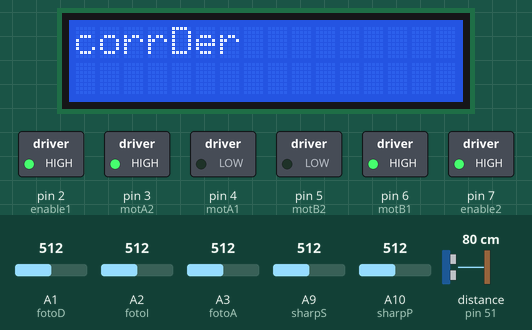
Recording of a sketch running on a simulated Arduino Mega 2560, built with avr-gcc and run on an emulated ATmega2560. Parts: 16×2 character LCD, switched loads named in the sketch (green lamp = pin HIGH). Wiring (inferred from the names in the program): ultrasonic range finder: trigger pin 53; echo pin 51. Inputs (shaded band) come from the test bench; at power-on: A9 (sharpS) = 512, A10 (sharpP) = 512, distance to the obstacle (sensor on pin 51) 80 cm, A1 (fotoD) = 512, A2 (fotoI) = 512, A3 (fotoA) = 512. The echo pulse lasts 58.3 µs per cm; pins used as bus, display or sensor lines are not drawn.

Above: at 1.2 s.
1.3 s: A9 (sharpS) set to 321
2.8 s: A9 (sharpS) set to 297
At 4.0 s:
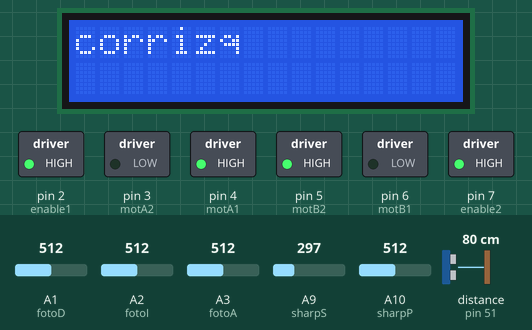
5.0 s: A10 (sharpP) set to 331
6.5 s: A10 (sharpP) set to 301
At 7.5 s:
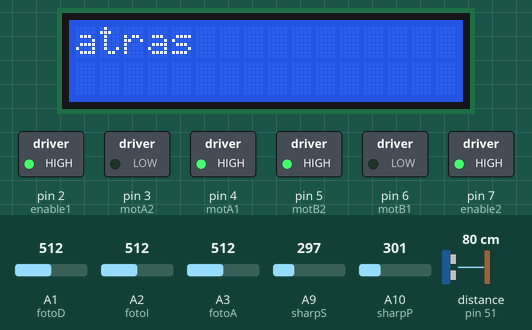
8.2 s: distance to the obstacle (sensor on pin 51) set to 2 cm
At 8.6 s:
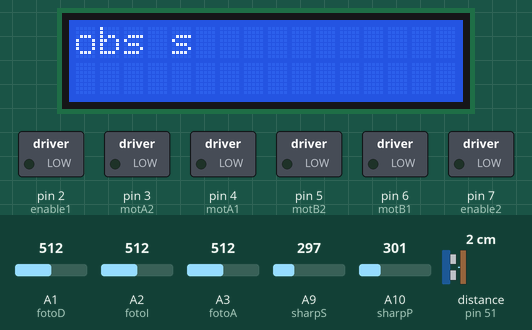
10.2 s: distance to the obstacle (sensor on pin 51) set to 9 cm
11.7 s: distance to the obstacle (sensor on pin 51) set to 12 cm
At 11.83 s:
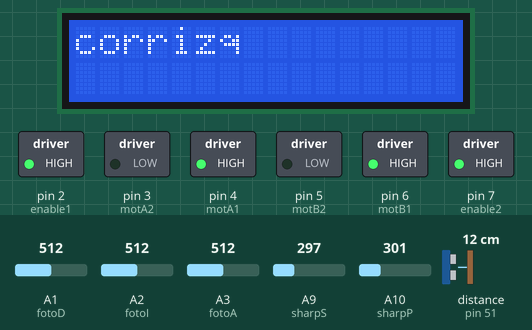
Timing chart, 0 to 14.4 s (numbered marks = the images above; inputs shaded):
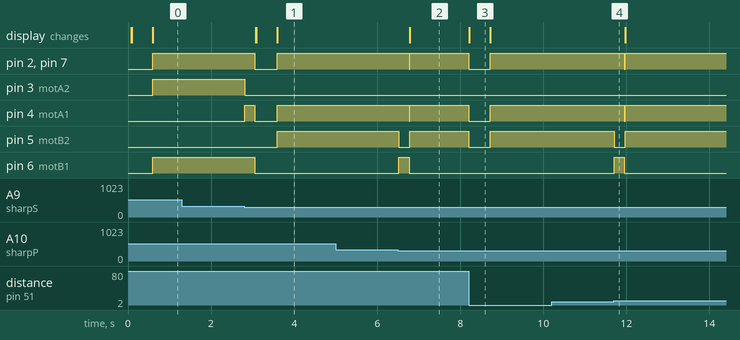

The sketch:

robot.ino
```cpp
#include <LiquidCrystal_I2C.h> //Incluimos la libreria para comunicarnos por I2C con el LCD
LiquidCrystal_I2C lcd(0x27,16,2);
#define motA1 4 // Pin de control del motor A
#define motA2 3 // Pin de control del motor A
#define motB1 6 // Pin de control del motor b
#define motB2 5 // Pin de control del motor b
#define enable1 2 // Enable motor 1
#define enable2 7 // Enable motor 2
#define voltaje A0 // medidor de voltaje
#define fotoD A1 // primer fotoresistor
#define fotoI A2 // segundo fotoresistor
#define fotoA A3 // tercer fotoresistor
#define fotoRC A4 // cuarto fotoresistor
#define trig 53 // pin de trigger
#define echo 51 // pin de echo
#define sharpP A10 // primer sensor sharp
#define sharpS A9 // segundo sensor sharp

int estado;
String estador;
float L_LDR, R_LDR, B_LDR, vsharpP, vsharpS, voltajeSistema, diferencia_luz; //definimos las variables que guardaran lo obtenido por los pines
float US_Sensor, US_Sensor2;
int battery;
float B_UMBRAL = 320;
float UMBRAL_SUPERIOR = 500;
float UMBRAL_INFERIOR= -550;
void setup() {
// put your setup code here, to run once:
// Definimos la comunicaciòn serial e inicializamos todos nuestros puertos como salidas y el de echo del ultrasonico como entrada
  Serial.begin(9600);
  pinMode(motA1, OUTPUT);
  pinMode(motA2, OUTPUT);
  pinMode(motB1, OUTPUT);
  pinMode(motB2, OUTPUT);
  pinMode(enable1, OUTPUT);
  pinMode(enable2, OUTPUT);
  pinMode(trig, OUTPUT);
  pinMode(echo, INPUT);
  lcd.init();
}

void loop() {
// Sensamos y ejecutamos la funcion encargada del movimiento del robot.
  lcd.backlight();
  lightSensor();
  distanceSensor();
  followLight();
}

void followLight() {

  switch(estado) {
    case 0:
      estador = "avanza";
      lcd_print();
      while(B_LDR >= B_UMBRAL && US_Sensor > 10 && vsharpP > 10 && vsharpS > 10) { // Asì nos aseguramos que siempre esta orientado al frente
        estador = "atras";
        lcd_print();
        driveRobot(1,-1);
        lightSensor();
        distanceSensor();
      }

      driveRobot(0,0);
      while(diferencia_luz > UMBRAL_INFERIOR && diferencia_luz < UMBRAL_SUPERIOR && US_Sensor > 10 && vsharpP > 10 && vsharpS > 10) { // Con orientaciòpn al frente, sigue.
        driveRobot(1,1);
        lightSensor();
        distanceSensor();
      }
      if(diferencia_luz < UMBRAL_INFERIOR || diferencia_luz > UMBRAL_SUPERIOR) {
        if(diferencia_luz < UMBRAL_INFERIOR) {
          estado = 1; // Significa que deberà girar a la izquierda.
        }
        else {
          estado = 2; // Significa que deberà girar a la derecha.
        }
      }
      else {
        estado = 3; // Significa que se topò con un obstaculo.
      }
      driveRobot(0,0);
    break;

    case 1:
      estador= "izq";
      lcd_print();
      while(diferencia_luz < UMBRAL_INFERIOR && US_Sensor > 10 && vsharpP > 10 && vsharpS > 10 ) {
        driveRobot(1,-1);
        distanceSensor();
        lightSensor();
      }
      driveRobot(0,0);

      if (US_Sensor < 10) {
        estado = 3;
      }

      if (diferencia_luz >= UMBRAL_INFERIOR){
        estado = 0;
      } // Ya esta orientado para seguir con el recorrido
    break;

    case 2:
      estador= "der";
      lcd_print();
      while(diferencia_luz > UMBRAL_SUPERIOR && US_Sensor > 10 && vsharpP > 10 && vsharpS > 10) {
        driveRobot(-1,1);
        distanceSensor();
        lightSensor();
      }
      driveRobot(0,0);

      if (US_Sensor < 10) {
       estado = 3;
      }

      if (diferencia_luz <= UMBRAL_SUPERIOR){
        estado = 0;
      } // Ya esta orientado para seguir con el recorrido
    break;

    case 3: // Caso en que se encuentra con un obstaculo
      estador = "obs";
      lcd_print();
      driveRobot(0,0);
      delay(500);
      if(vsharpP < vsharpS) { //vsharpS IZQUIERDO del robot; vsharpP DERECHO del robot.
      // Corrije a la izquierda
        while(US_Sensor < 10 || vsharpP < 10) { //
          estador = "corrizq";
          lcd_print();
          driveRobot(1,-1);
          distanceSensor();
          lightSensor();
        }
        driveRobot(1,1);
        delay(250);
      }
      else {
        while(US_Sensor < 10 || vsharpS < 10) { // && vsharpS < 10
          estador = "corrDer";
          lcd_print();
          driveRobot(-1,1);
          distanceSensor();
          lightSensor();
        }
        driveRobot(1,1);
        delay(250);
      }
      driveRobot(0,0);
      estado = 0;
    break;
    }

  }

// Mètodo que genera los movimientos por rueda
void driveRobot(float LSignal,float RSignal) {

  if(LSignal < 0 && RSignal < 0 ) {
    digitalWrite(motB2,HIGH);
    digitalWrite(motB1,LOW);
    digitalWrite(enable2, 40);
    digitalWrite(motA2,HIGH);
    digitalWrite(motA1,LOW);
    digitalWrite(enable1, 75);
  }
  if(LSignal < 0 && RSignal == 0 ) {
    digitalWrite(motB2,LOW);
    digitalWrite(motB1,LOW);
    digitalWrite(enable2, 0);
    digitalWrite(motA2,HIGH);
    digitalWrite(motA1,LOW);
    digitalWrite(enable1, 75);
  }
  if(LSignal < 0 && RSignal > 0 ) {
    digitalWrite(motB2,LOW);
    digitalWrite(motB1,HIGH);
    digitalWrite(enable2, 40);
    digitalWrite(motA2,HIGH);
    digitalWrite(motA1,LOW);
    digitalWrite(enable1, 75);
  }
  if(LSignal == 0 && RSignal == 0 ) {
    digitalWrite(motB2,LOW);
    digitalWrite(motB1,LOW);
    digitalWrite(enable2, 0);
    digitalWrite(motA2,LOW);
    digitalWrite(motA1,LOW);
    digitalWrite(enable1, 0);
  }
  if(LSignal == 0 && RSignal < 0) {
    digitalWrite(motB2,HIGH);
    digitalWrite(motB1,LOW);
    digitalWrite(enable2, 40);
    digitalWrite(motA2,LOW);
    digitalWrite(motA1,LOW);
    digitalWrite(enable1, 0);
  }
  if(LSignal == 0 && RSignal > 0) {
    digitalWrite(motB2,LOW);
    digitalWrite(motB1,HIGH);
    digitalWrite(enable2, 40);
    digitalWrite(motA2,LOW);
    digitalWrite(motA1,LOW);
    digitalWrite(enable1, 85);
  }
  if(LSignal > 0 && RSignal > 0) {
    digitalWrite(motB2,LOW);
    digitalWrite(motB1,HIGH);
    digitalWrite(enable2, 40);
    digitalWrite(motA2,LOW);
    digitalWrite(motA1,HIGH);
    digitalWrite(enable1, 75);
  }
  if(LSignal > 0 && RSignal == 0) {
    digitalWrite(motB2,LOW);
    digitalWrite(motB1,LOW);
    digitalWrite(enable2, 40);
    digitalWrite(motA2,LOW);
    digitalWrite(motA1,HIGH);
    digitalWrite(enable1, 75);
  }
  if(LSignal > 0 && RSignal < 0) {
    digitalWrite(motB2,HIGH);
    digitalWrite(motB1,LOW);
    digitalWrite(enable2, 40);
    digitalWrite(motA2,LOW);
    digitalWrite(motA1,HIGH);
    digitalWrite(enable1, 75);
  }

}
void voltageSensor() {
  voltajeSistema = analogRead(voltaje); //leemos el voltaje de alimentación y si es menor a 650 bits ponemos battery = 0
  if (voltajeSistema > 650) {
    battery = 1;
  } else {
  battery = 0;
  }
}
void lightSensor() {
  R_LDR = analogRead(fotoD); //Sensamos la luz del medio con cuatro fotoresistores y usamos las de los lados para calcular la diferencia
  L_LDR = analogRead(fotoI) + 100; // Sumamos 100 para hacer tender la diferencia a 0 en estado inicial.
  B_LDR = analogRead(fotoA);
  diferencia_luz = R_LDR - L_LDR;
  }

void distanceSensor() {
  vsharpP = analogRead(sharpP);
  vsharpS = analogRead(sharpS); //Sensamos los objetos que estan proximos a la locomocion con tres sensores (Dos Sharp y uno US)

  vsharpP = 1990 * (pow(vsharpP, -0.921)); //Funcion de lectura del sharp
  vsharpS = 1990 * (pow(vsharpS, -0.921));
  // Distancia con ultrasònico
  digitalWrite(trig, LOW); //Hacemos el envío y recepción del pulso ultrasonico
  delayMicroseconds(2);

  digitalWrite(trig, HIGH);
  delayMicroseconds(10);
  digitalWrite(trig, LOW);

  US_Sensor = pulseIn(echo, HIGH); //Calculamos la distancia que registro a partir de las lecturas
  US_Sensor = US_Sensor * 0.0343 / 2;

}
void lcd_print(){
  lcd.setCursor(0,0); //Imprimimos la diferencia de luz entre el lado derecho y izquierdo y tambien imprimimos el valor de battery
  lcd.print(estador );
  lcd.print(" ");

}
```

Measured:
- the behaviour switches between 314 and 313 on A9 (sharpS) (found by bisection; images 0 and 1)
- the behaviour switches between 314 and 313 on A10 (sharpP) (found by bisection; images 1 and 2)
- the behaviour switches between 10 and 11 cm on distance to the obstacle (sensor on pin 51) (found by bisection; images 3 and 4)
- after the input at 1.3 s, every drawn part: stays the same
- after the input at 2.8 s, pin 2 (enable1): HIGH → LOW after 0.26 s, → HIGH 0.54 s later; pin 3 (motA2): HIGH → LOW at once
- after the input at 5.0 s, every drawn part: stays the same
- after the input at 6.5 s, pin 2 (enable1), pin 4 (motA1), pin 7 (enable2): HIGH → LOW after 0.27 s, → HIGH 0.02 s later; pin 5 (motB2): HIGH → LOW at once, → HIGH 0.27 s later; pin 6 (motB1): LOW → HIGH at once, → LOW 0.25 s later; the display: changes after 0.29 s (image 2)
- after the input at 8.2 s, pin 2 (enable1), pin 4 (motA1), pin 5 (motB2), pin 7 (enable2): HIGH → LOW at once, → HIGH 0.52 s later; the display: changes at once (image 3)
- after the input at 10.2 s, every drawn part: stays the same
- after the input at 11.7 s, pin 2 (enable1), pin 4 (motA1), pin 7 (enable2): HIGH → LOW after 0.26 s, → HIGH 0.02 s later; pin 5 (motB2): HIGH → LOW at once, → HIGH 0.27 s later; pin 6 (motB1): LOW → HIGH at once, → LOW 0.25 s later
